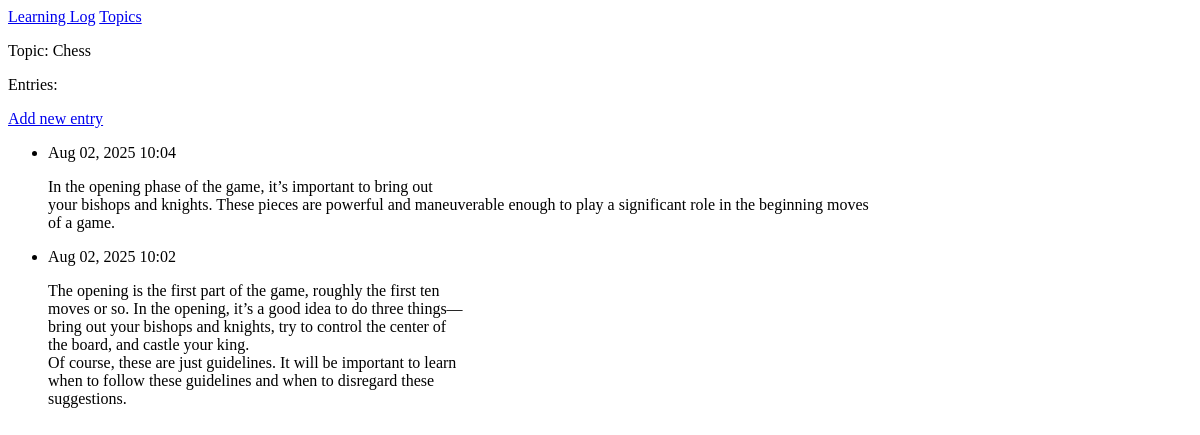
Page /topics/1/ on the earlier database version.
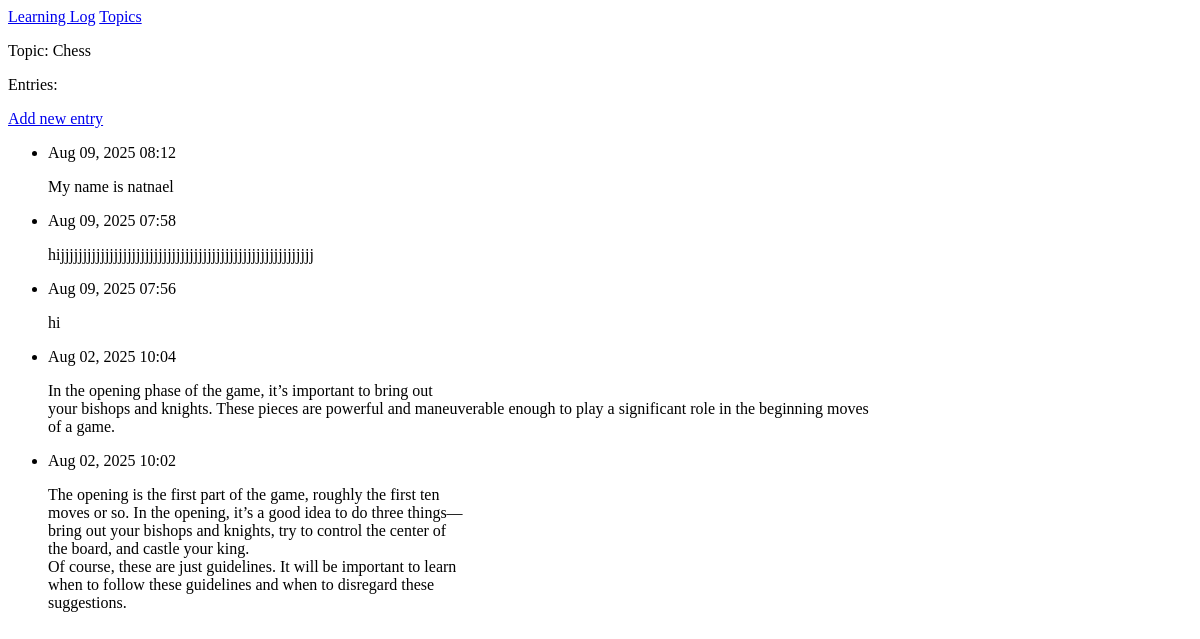
Same page on the later database version.
### learning_logs/models.py (models this page shows, shortened)
class Entry(models.Model):
    topic = models.ForeignKey(Topic, on_delete=models.CASCADE)
    text = models.TextField()
    date_added = models.DateTimeField(auto_now_add=True)
    class Meta:
        verbose_name_plural = 'entries'

### learning_logs/views.py (the view)
# urls.py: path('topics/<int:topic_id>/', views.topic, name="topic"),
def topic(request, topic_id):
    topic = Topic.objects.get(id=topic_id)
    entries = topic.entry_set.order_by('-date_added')
    context = {'topic':topic, 'entries':entries}
    return render(request, 'learning_logs/topic.html', context)

### learning_logs/models.py (called while the page is built)
    def __str__(self):
        return self.text

### learning_logs/templates/learning_logs/topic.html
{% extends 'learning_logs/base.html' %} {% block content %}
<p>Topic: {{ topic }}</p>
<p>Entries:</p>
<p>
  <a href="{% url 'learning_logs:new_entry' topic.id %}"> Add new entry </a>
</p>
<ul>
  {% for entry in entries %}
  <li>
    <p>{{ entry.date_added|date:"M d, Y H:i" }}</p>
    <p>{{ entry.text|linebreaks }}</p>
  </li>
  {% empty %}
  <li>There are no entries for this topic yet.</li>
  {% endfor %}
</ul>
{% endblock content%}

Differences in the rows shown:
added Entry: date_added "Aug 09, 2025 08:12", text "My name is natnael"
added Entry: date_added "Aug 09, 2025 07:58", text "hijjjjjjjjjjjjjjjjjjjjjjjjjjjjjjjjjjjjjjjjjjjjjjjjjjjjjjjjj"
added Entry: date_added "Aug 09, 2025 07:56", text "hi"
